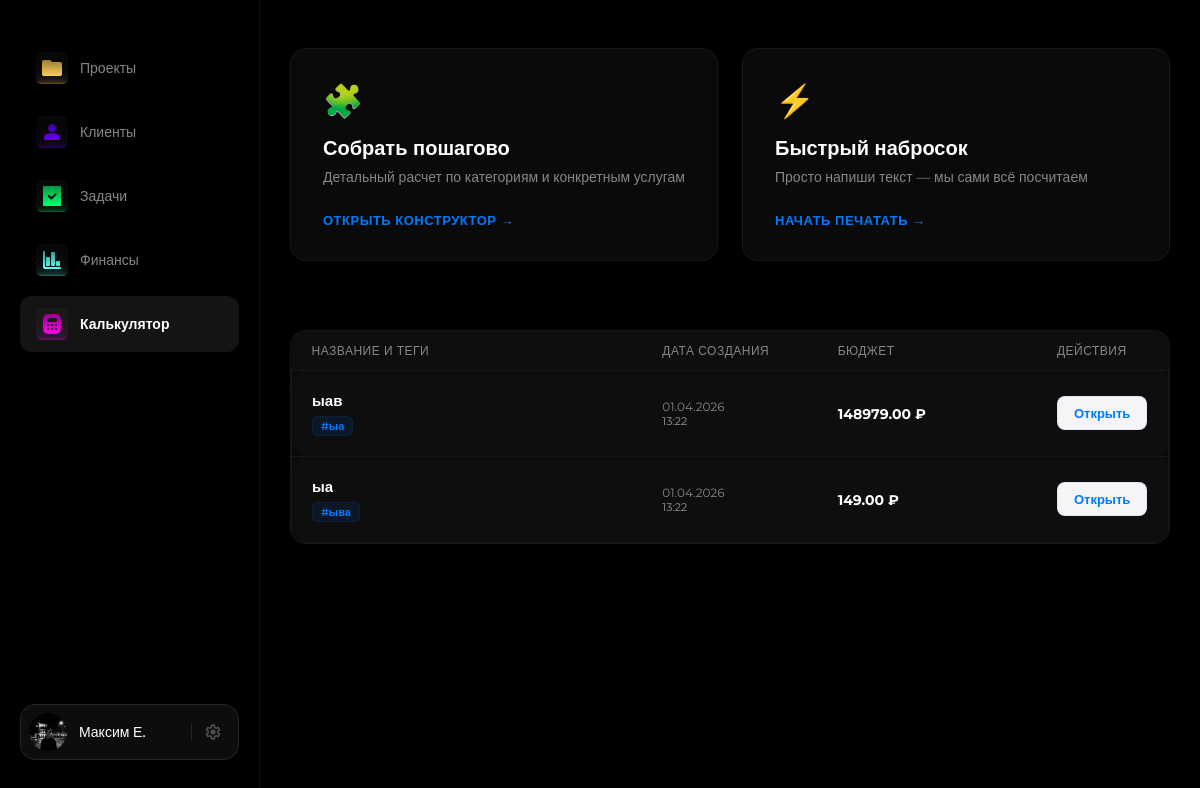
The app's page /calculator/, older data.
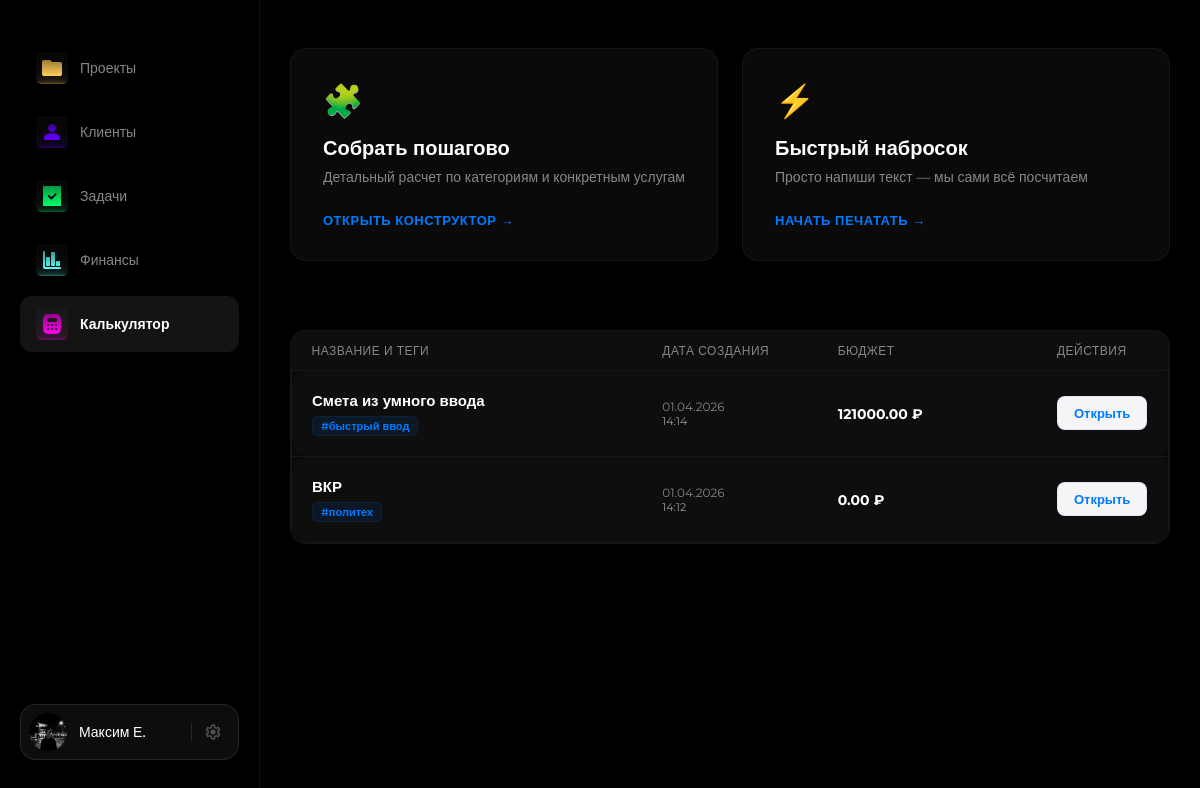
The same page, newer data.
### crm/models.py (models this page shows, shortened)
class Estimate(models.Model):
    title = models.CharField(max_length=255, default="Новая смета")
    created_at = models.DateTimeField(auto_now_add=True)
    subtotal = models.DecimalField(max_digits=12, decimal_places=2)
    tax_included = models.BooleanField(default=False)
    buffer_included = models.BooleanField(default=False)
    total_amount = models.DecimalField(max_digits=12, decimal_places=2)
    tags = models.CharField(max_length=255, blank=True, null=True)
    def get_tags_list(self):
        if self.tags:
            return [tag.strip() for tag in self.tags.split(',')]
        return []

### crm/views.py (the view)
# urls.py: path('calculator/', views.calculator, name='calculator'),
def calculator(request):
    estimates = Estimate.objects.all().order_by('-created_at')
    return render(request, 'calculator.html', {'estimates': estimates})

### templates/calculator.html (shortened to what this page needs)
{% extends 'base.html' %}
{% load static %}
{% block content %}
<link rel="stylesheet" href="{% static 'css/main.css' %}">
<link rel="stylesheet" href="{% static 'css/modal.css' %}">
<link rel="stylesheet" href="{% static 'css/calc.css' %}">
<div class="calculator-page">
    <div class="calculator-grid">
        <div class="calc-card" onclick="openModal('manualModal')">
            <div class="calc-card-icon">🧩</div>
            <h3>Собрать пошагово</h3>
            <p>Детальный расчет по категориям и конкретным услугам</p>
            <span class="calc-card-cta">Открыть конструктор →</span>
        </div>
        <div class="calc-card" onclick="openModal('smartModal')">
            <div class="calc-card-icon">⚡️</div>
            <h3>Быстрый набросок</h3>
            <p>Просто напиши текст — мы сами всё посчитаем</p>
            <span class="calc-card-cta">Начать печатать →</span>
        </div>
    </div>
    <div class="table-section-header">
        <h2>Архив смет</h2>
    </div>
    <div class="table-container">
        <table class="crm-table">
            <thead>
                <tr>
                    <th style="width: 40%;">Название и теги</th>
                    <th style="width: 20%;">Дата создания</th>
                    <th style="width: 25%;">Бюджет</th>
                    <th style="width: 15%;">Действия</th>
                </tr>
            </thead>
            <tbody>
                {% if estimates %}
                    {% for estimate in estimates %}
                    <tr>
                        <td>
                            <div class="estimate-info">
                                <a href="#" class="project-link" onclick="viewEstimate({{ estimate.id }}); return false;">
                                    {% if estimate.title %}
                                        {{ estimate.title }}
                                    {% else %}
                                        Смета #{{ estimate.id }}
                                    {% endif %}
                                </a>
                                <div class="estimate-tags">
                                    {% if estimate.tags %}
                                        {% for tag in estimate.get_tags_list %}
                                            <span class="tag-badge">#{{ tag }}</span>
                                        {% endfor %}
                                    {% endif %}
                                </div>
                            </div>
                        </td>
                        <td>
                            <div class="project-date">{{ estimate.created_at|date:"d.m.Y" }}</div>
                            <div class="project-time" style="font-size: 11px; color: #999;">{{ estimate.created_at|date:"H:i" }}</div>
                        </td>
                        <td><span class="budget-cell">{{ estimate.total_amount }} ₽</span></td>
                        <td class="actions-cell">
                            <button class="more-btn" onclick="viewEstimate({{ estimate.id }})">Открыть</button>
                        </td>
                    </tr>
                    {% endfor %}
                {% else %}
                <tr>
                    <td colspan="4" class="empty-row">У вас пока нет сохраненных смет</td>
                </tr>
                {% endif %}
            </tbody>
        </table>
    </div>
</div>
{% endblock %}

Row changes from the older to the newer data that the page shows:
removed Estimate: title "ыав", get_tags_list "ыа", created_at "01.04.2026", created_at "13:22", total_amount "148979.00"
removed Estimate: title "ыа", get_tags_list "ыва", created_at "01.04.2026", created_at "13:22", total_amount "149.00"
added Estimate: title "Смета из умного ввода", get_tags_list "быстрый ввод", created_at "01.04.2026", created_at "14:14", total_amount "121000.00"
added Estimate: title "ВКР", get_tags_list "политех", created_at "01.04.2026", created_at "14:12", total_amount "0.00"
